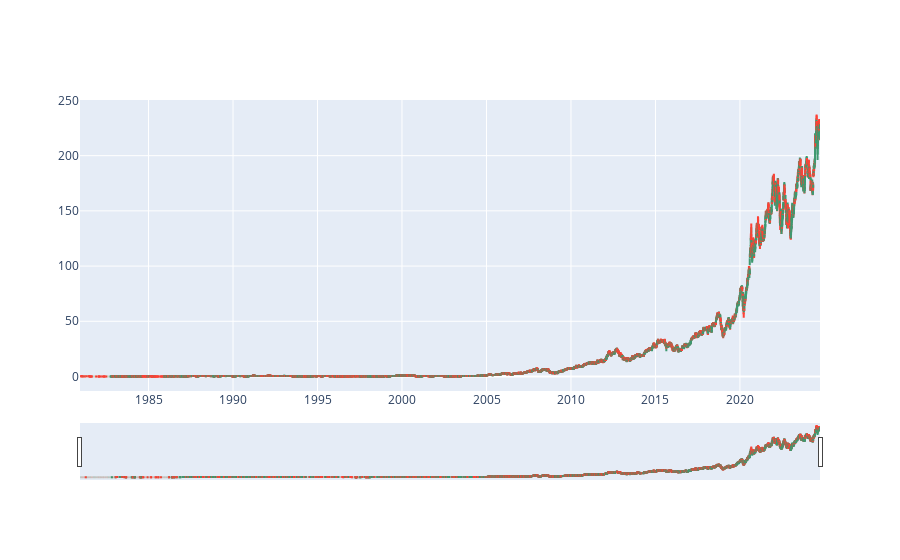

The notebook cell saved with this chart:
### Code cell
df = yf.download(tickers='AAPL')

fig = go.Figure(data=[go.Candlestick(x=df.index,
                open=df['Open'],
                high=df['High'],
                low=df['Low'],
                close=df['Close'])])

fig.show()

### Figure 1 — Plotly figure (JSON) as saved in the notebook; plotly's stock layout.template omitted (floating-point values rounded to 4 significant figures; data arrays with more than 128 entries replaced by an {"elided": "..."} marker saying what was removed)
{"data": [{"close": {"elided": "11039 float values"}, "high": {"elided": "11039 float values"}, "low": {"elided": "11039 float values"}, "open": {"elided": "11039 float values"}, "type": "candlestick", "x": {"elided": "11039 str values"}}], "layout": {}}
